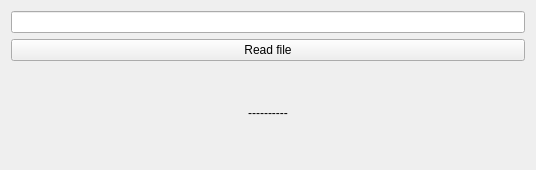
<?xml version="1.0" encoding="UTF-8"?>
<ui version="4.0">
 <class>Subtask1</class>
 <widget class="QWidget" name="Subtask1">
  <property name="geometry">
   <rect>
    <x>0</x>
    <y>0</y>
    <width>536</width>
    <height>170</height>
   </rect>
  </property>
  <property name="windowTitle">
   <string>Form</string>
  </property>
  <layout class="QVBoxLayout" name="verticalLayout">
   <item>
    <widget class="QLineEdit" name="lineEdit"/>
   </item>
   <item>
    <widget class="QPushButton" name="pushButton">
     <property name="text">
      <string>Read file</string>
     </property>
    </widget>
   </item>
   <item>
    <widget class="QLabel" name="label">
     <property name="text">
      <string>----------</string>
     </property>
     <property name="alignment">
      <set>Qt::AlignCenter</set>
     </property>
    </widget>
   </item>
  </layout>
 </widget>
 <resources/>
 <connections/>
</ui>
